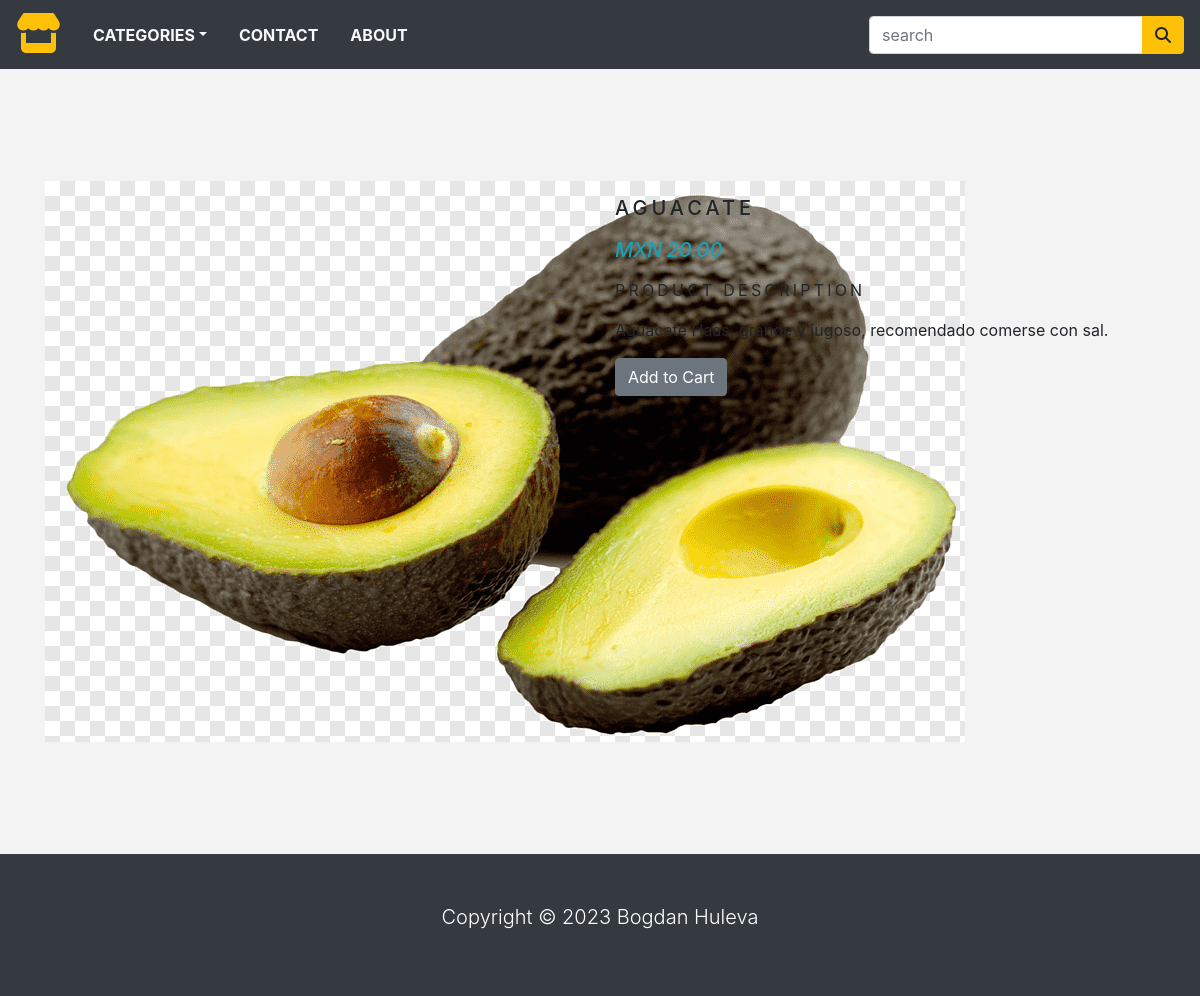
Screenshot of /category/food/aguacate with the database file from the repository.
### store/models.py (models this page shows, shortened)
class Product(models.Model):
    name = models.CharField(max_length=250, unique=True)
    slug = models.SlugField(max_length=250, unique=True)
    description = models.TextField(blank=True)
    category = models.ForeignKey(Category, on_delete=models.CASCADE)
    price = models.DecimalField(max_digits=10, decimal_places=2)
    image = models.ImageField(upload_to='product', blank=True)
    stock = models.IntegerField()
    available = models.BooleanField(default=True)
    created = models.DateTimeField(auto_now_add=True)
    updated = models.DateTimeField(auto_now=True)
    class Meta:
        ordering = ('name',)
        verbose_name = 'product'
        verbose_name_plural = 'products'

### store/views.py (the view)
# urls.py: path('category/<slug:category_slug>/<slug:product_slug>', views.productPage, name="product_detail"),
def productPage(request, category_slug, product_slug):
    try:
        product = Product.objects.get(category__slug=category_slug, slug=product_slug)
    except Exception as e:
        raise e
    return render(request, 'product.html', {'product': product})

### store/context_processors.py (called while the page is built)
def counter(request):
    item_count = 0
    if 'admin' in request.path:
        return {}
    else:
        try:
            cart = Cart.objects.filter(cart_id=_cart_id(request))
            cart_items = CartItem.objects.all().filter(cart=cart[:1])
            for cart_item in cart_items:
                item_count += cart_item.quantity
        except Cart.DoesNotExist:
            item_count = 0
    return dict(item_count = item_count)

def menu_links(request):
    links = Category.objects.all()
    return dict(links=links)

### store/models.py (called while the page is built)
    def get_url(self):
        return reverse('products_by_category', args=[self.slug])

### store/views.py (called while the page is built)
def _cart_id(request):
    cart = request.session.session_key
    if not cart:
        cart = request.session.create()
    return cart

### store/templates/product.html (shortened to what this page needs)
{% extends 'base.html' %}
{% load static %}
{% block content %}
<div class="container py-5">
    <div class="row mt-5">
        <div class="col-10 mx-auto col-md-6 my-3">
            <img src="{{product.image.url}}" alt="">
        </div>
        <div class="col-10 mx-auto col-md-6 my-3">
            <div>
                <h1 class="product_title">{{product.name}}</h1>
                <h5 class="text-info font-italic mb-3">
                    <span class = "mr-1">MXN</span>{{product.price}}
                </h5>
                <p class="product_description">Product Description</p>
                <p class="text-justify product-text">{{product.description}}</p>
                {% if product.stock <= 0 %}
                <p class="text-justify product-text"><b>Out of stock</b></p>
                {% else %}
                <a href="{% url 'add_cart' product.id %}">
                <button type="button" name="button" class="btn btn-secondary">Add to Cart</button>
                </a>
                {% endif %}
            </div>
        </div>
    </div>
</div>
{% endblock %}

### store/static/css/base.css (style rules this page uses)
body { background: #f3f3f3; }
.product_title { font-size: 20px; text-transform: uppercase; letter-spacing: .2em; padding-top: 15px; padding-bottom: 10px; }
.product_description { font-size: 16px; text-transform: uppercase; letter-spacing: .2em; }

### rows the page displays
Product: image (picture), name "AGUACATE", price "20.00", description "Aguacate Haas, grande y jugoso, recomendado comerse con sal."
